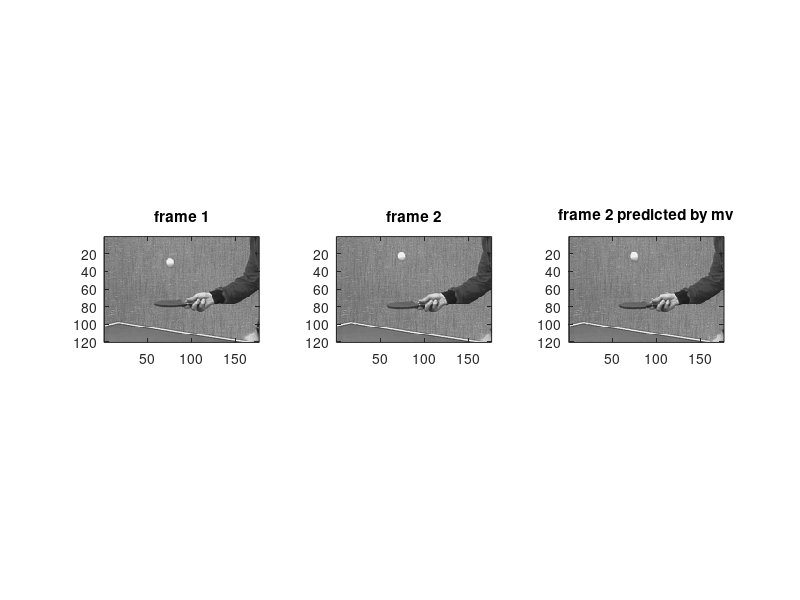
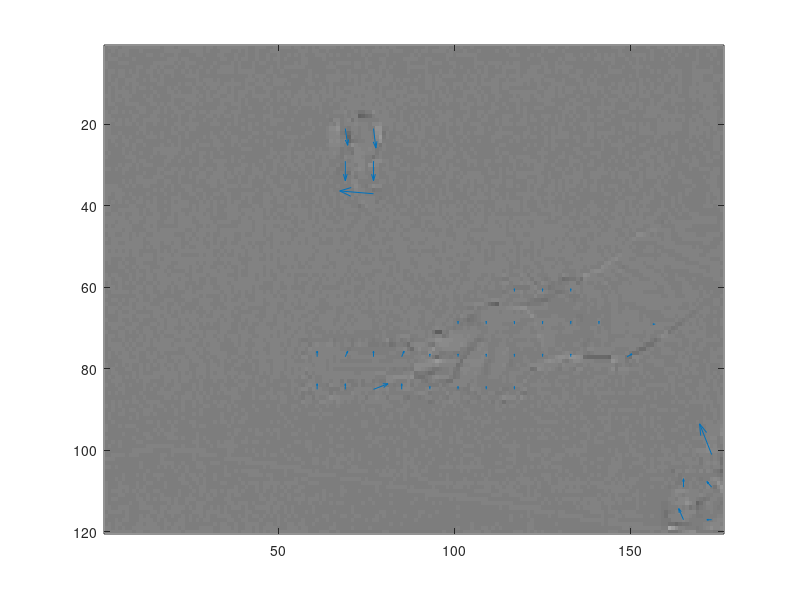
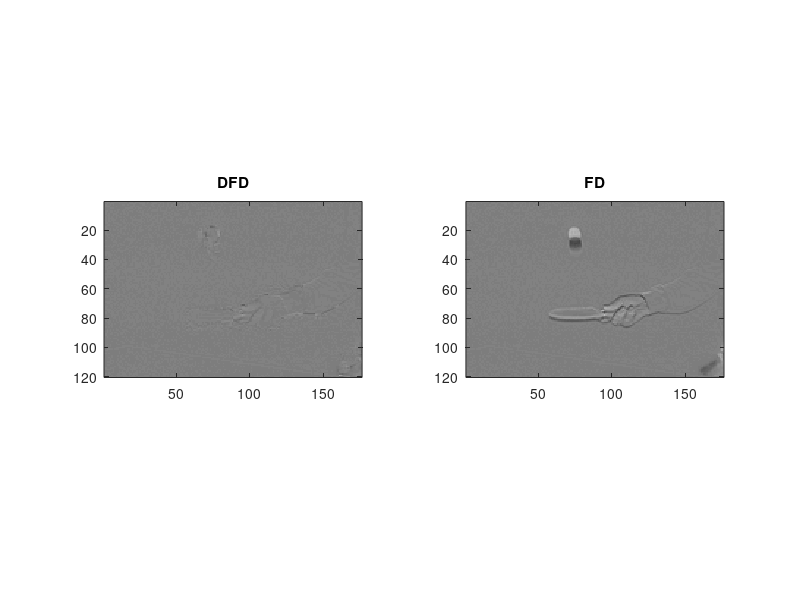

These figures' MATLAB source, in order:
%% MMSP2 - Lab 6
%  Exercise 2 - ME and MC

clear
close all
clc

%% 1) Load the sequence 'table_tennis.mat' and spatially resize it at half the resolution (hint: use imresize())
load table_tennis.mat

table_tennis = imresize(table_tennis,0.5); %mezza risoluzione significa più schifoso. Twice the resolution è
%l'interpolazione, più sample intermezzi

%% 2) Compute the displaced frame difference (ma intendi SAD??) - use 8x8 blocks, full-search, W=16 pixel, save all motion vectors and visualize them (use quiver())
%rispetto a prima, ora calcolo PER OGNI BLOCCO (e nn solo x uno, come prima) le traslazioni da -16 1 +16 sia in x che in y
[h,w,nf] = size(table_tennis); %nf sono i layer dell terza dimensione, cioè i frame
N = 8;
W = 16;
mv = zeros(h/N,w/N,2);
pred_frame = zeros(h,w);
% loop over all blocks
for r = 1:h/N
    for c = 1:w/N
        % select a block before the next loop !!! Perchè quello che viene dopo (SAD) è riferito ai molteplici confronti di un UNICO blocco
        y0 = (r-1)*N+1;
        x0 = (c-1)*N+1;
        block = table_tennis(y0:y0+N-1,x0:x0+N-1,2);
        % build cost-function
        sad = zeros(2*W+1,2*W+1);
        for dy = -W:W
            for dx = -W:W
                y1 = y0+dy;
                x1 = x0+dx;
                %dato che voglio valutare i motion vector su tutto il possibile range -W:W, dò i limiti della imm generale,
                %dato che se sono agli estremi esco dal boudaries
                %quindi penso ai valori massimi che y1 e x1 possono assumere
                if (y1 < 1 || x1 < 1 || y1+N-1 > h || x1+N-1 > w) %sono i limiti dell'immagine; se esco dall'immagine assegno alla funzione
                  %di costo il valore infinito,e quindi nn prenderò mai
                    sad(dy+W+1,dx+W+1) = +inf;
                else %altrimenti faccio la cosa di prima
                    pred_block = table_tennis(y1:y1+N-1,x1:x1+N-1,1);
                    sad_block = sum(abs(pred_block(:)-block(:))); % SAD ora e' un VALORE, mentre DFD è una matrice di differenza pixel per pixel !!!!
                    sad(dy+W+1,dx+W+1) = sad_block;
                end
            end
        end
        %find minimum, PER OGNI DIVERSA SAD, infatti è dentro i 2 cicli for.
        %OGNI SAD E' RIFERITA AD UN UNICA OPERAZIONE DI TRASLAZ (in x e y) DI UN SINGOLO BLOCCO
        [~,min_idx] = min(sad(:));
        [y1_idx,x1_idx] = ind2sub(size(sad),min_idx);
        y_mv = y1_idx-W-1;
        x_mv = x1_idx-W-1;
        % save motion vectors, che ora me li salvo su una matrice; prima consideravo un solo blocco quindi avevo un solo motion vector di un blocco
        mv(r,c,:) = [y_mv,x_mv]; %per storare le coordinate di movimento x e y come posso fare ? prendo una matrice con 2 layer e sul primo salvo
        %le y e sul secondo layer (il sottostante, pensala il 3d) salvo le x
        % store predicted block into predicted frame
        %r e c sono fissare dentro questi 2 for, quindi lo store avviene nella terza dimensione, potevo fare cioè
        %mv(r,c,1) = y_mv;
        %mv(r,c,2) = x_mv;
        pred_frame(y0:y0+N-1,x0:x0+N-1) = table_tennis(y0+y_mv:y0+y_mv+N-1,x0+x_mv:x0+x_mv+N-1,1);
        %y0 e x0 sono riferiti al blocco che ho scelto(in (:,:,2));
        %applicando questi + i motion vector al reference frame (cioè (:,:,1)), sto dicendo come il blocco in (:,:,2) si evolve  (all'indietro) in (:,:,1);
        %pred_frame lo scandisco lo stesso size del block, infatti con esso ricostruisco tutto il frame, stimandolo
        %attraverso frame 1 predico il frame 2, applicando il motion vector (ricavati prima) ai blocchi del frame 1
    end
end

figure();
subplot(1,3,1);
imagesc(table_tennis(:,:,1),[0 255]);
%[0 255] indicano il min e il max della scala di grigi. Facendo cosi è la stessa
%cosa di fare imshow, vero ??? o dipende calla colorscale gray ?
title('frame 1');
colormap gray;
axis image;

subplot(1,3,2);
imagesc(table_tennis(:,:,2),[0 255]);
title('frame 2');
colormap gray;
axis image;

subplot(1,3,3);
imagesc(pred_frame,[0 255]);
title('frame 2 predicted by mv');
colormap gray;
axis image;

%% compute DFD
dfd = table_tennis(:,:,2) - pred_frame;
%quella di prima era riferita al singolo blocco

% display motion vector superimposed to the frame
figure();
imagesc(dfd,[-255 255]);
colormap gray;
hold on;
x = N/2+1:N:w;
y = N/2+1:N:h; %N/2 poichè li plotto con origine al centro del blocco
quiver(x,y,mv(:,:,2),mv(:,:,1));
%plotta i vettorini

%% 3) Compute mean and variance of DFD and normal frame difference
fd = table_tennis(:,:,2) - table_tennis(:,:,1); %normale differenza tra frame

mean_dfd = mean(dfd(:));
var_dfd = var(dfd(:));

mean_fd = mean(fd(:));
var_fd = var(fd(:));

fprintf('DFD mean: %.2f - var:%.2f\n',mean_dfd,var_dfd);
fprintf('FD mean: %.2f - var:%.2f\n',mean_fd,var_fd);

%% 4) Display DFD and frame difference

figure();
subplot(1,2,1);
imagesc(dfd,[-255 255]);
colormap gray;
axis image;
title('DFD');

subplot(1,2,2);
imagesc(fd,[-255 255]);
colormap gray;
axis image;
title('FD');
